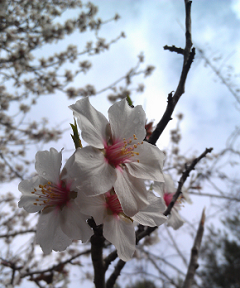
#> input picture data/flower00.png, 240 x 288 px
$ python openvc_example.py
#> lines starting #> are read from the running program, lines starting #| are printed output that depends on the picture
from scipy import signal
import numpy as np
import imageio
img0_orig = imageio.imread('./../data/flower00.png')
#> img0_orig is the input picture: shape (288, 240, 4); mean R, G, B, A 152.6, 156.9, 167.2, 255
img1_orig = imageio.imread('./../data/flower01.png')
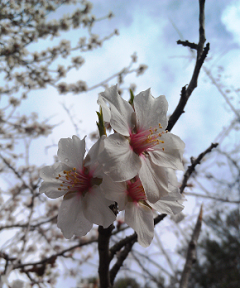
#> input picture data/flower01.png, 240 x 288 px
#> img1_orig is the input picture: shape (288, 240, 3); mean R, G, B 150.2, 155.4, 165


def rgb2gs(img):
    return np.dot(img[..., :3], [0.2125, 0.7154, 0.0721])
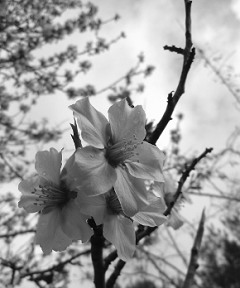
#> returned value: shape (288, 240) float64; min 0.785, max 255, mean 156.8; drawn with min black and max white
#> in rgb2gs (call 2), `return np.dot(img[..., :3], [0.2125, 0.7154, 0.0721])`:
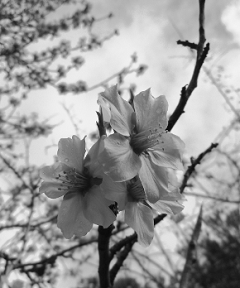
#> returned value: shape (288, 240) float64; min 0.212, max 255, mean 155; drawn with min black and max white


def optical_flow(I1g, I2g, window_size, tau=1e-2):
#> called with window_size = 20, tau = 0.01
    kernel_x = np.array([[-1., 1.], [-1., 1.]])
    kernel_y = np.array([[-1., -1.], [1., 1.]])
    kernel_t = np.array([[1., 1.], [1., 1.]])  # *.25
    w = int(window_size / 2)  # window_size is odd, all the pixels with offset in between [-w, w] are inside the window
    I1g = I1g / 255.  # normalize pixels
    I2g = I2g / 255.  # normalize pixels
    # Implement Lucas Kanade
    # for each point, calculate I_x, I_y, I_t
    mode = 'same'
    fx = signal.convolve2d(I1g, kernel_x, boundary='symm', mode=mode)
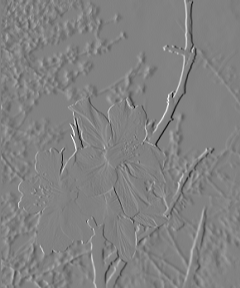
#> fx: shape (288, 240) float64; min -1.43, max 1.38, mean -0.00108; drawn with min black and max white
    fy = signal.convolve2d(I1g, kernel_y, boundary='symm', mode=mode)
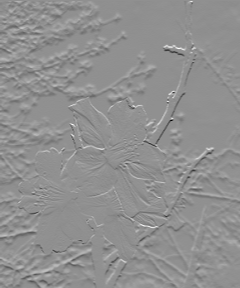
#> fy: shape (288, 240) float64; min -1.56, max 1.19, mean 0.00154; drawn with min black and max white
    ft = signal.convolve2d(I2g, kernel_t, boundary='symm', mode=mode) + \
        signal.convolve2d(I1g, -kernel_t, boundary='symm', mode=mode)
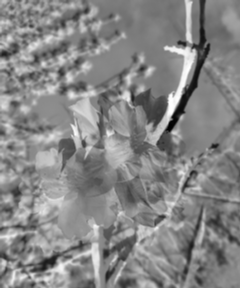
#> ft: shape (288, 240) float64; min -3.73, max 3.3, mean -0.0268; drawn with min black and max white

    u = np.zeros(I1g.shape)
    v = np.zeros(I1g.shape)
    # within window window_size * window_size

    for i in range(w, I1g.shape[0] - w):
        for j in range(w, I1g.shape[1] - w):
            Ix = fx[i - w:i + w + 1, j - w:j + w + 1].flatten()
            Iy = fy[i - w:i + w + 1, j - w:j + w + 1].flatten()
            It = ft[i - w:i + w + 1, j - w:j + w + 1].flatten()
            # b = ... # get b here
            # A = ... # get A here
            # if threshold τ is larger than the smallest eigenvalue of A'A:
            nu = ...  # get velocity here
            print(type(nu))
            u[i, j] = nu[0]
            v[i, j] = nu[1]
#> u: shape (288, 240) float64; every value is 0

    return u, v


img0, img1 = rgb2gs(img0_orig), rgb2gs(img1_orig)
# fx = signal.convolve2d(np.asarray(img0_orig), kernel_x, boundary='symm', mode='same')

#> (the run stopped early here; a loop or call above may not have finished)
